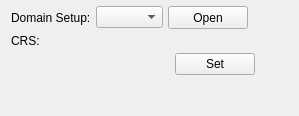
                  <widget class="QWidget" name="page_singleDomain">
                   <layout class="QVBoxLayout" name="verticalLayout_11">
                    <property name="spacing">
                     <number>5</number>
                    </property>
                    <property name="topMargin">
                     <number>6</number>
                    </property>
                    <property name="bottomMargin">
                     <number>1</number>
                    </property>
                    <item>
                     <layout class="QHBoxLayout" name="horizontalLayout_3">
                      <item>
                       <widget class="QLabel" name="label_domainSetup">
                        <property name="text">
                         <string>Domain Setup:</string>
                        </property>
                       </widget>
                      </item>
                      <item>
                       <widget class="QComboBox" name="comboBox_domainFolderSelector">
                        <property name="sizePolicy">
                         <sizepolicy hsizetype="Expanding" vsizetype="Fixed">
                          <horstretch>0</horstretch>
                          <verstretch>0</verstretch>
                         </sizepolicy>
                        </property>
                        <property name="currentIndex">
                         <number>-1</number>
                        </property>
                        <item>
                         <property name="text">
                          <string>&lt;new&gt;</string>
                         </property>
                        </item>
                       </widget>
                      </item>
                      <item>
                       <widget class="QPushButton" name="pushButton_createOrLoadDomainStructure">
                        <property name="minimumSize">
                         <size>
                          <width>23</width>
                          <height>23</height>
                         </size>
                        </property>
                        <property name="maximumSize">
                         <size>
                          <width>16777215</width>
                          <height>16777215</height>
                         </size>
                        </property>
                        <property name="toolTip">
                         <string>Scanning of precipitation files</string>
                        </property>
                        <property name="autoFillBackground">
                         <bool>false</bool>
                        </property>
                        <property name="styleSheet">
                         <string notr="true">    QPushButton {
                            text-align: center;
                        }</string>
                        </property>
                        <property name="text">
                         <string>Open</string>
                        </property>
                       </widget>
                      </item>
                      <item>
                       <spacer name="horizontalSpacer_domainSetup">
                        <property name="orientation">
                         <enum>Qt::Horizontal</enum>
                        </property>
                        <property name="sizeHint" stdset="0">
                         <size>
                          <width>40</width>
                          <height>20</height>
                         </size>
                        </property>
                       </spacer>
                      </item>
                     </layout>
                    </item>
                    <item>
                     <layout class="QHBoxLayout" name="horizontalLayout_crs" stretch="1,6">
                      <property name="topMargin">
                       <number>0</number>
                      </property>
                      <item>
                       <widget class="QLabel" name="label_crs">
                        <property name="sizePolicy">
                         <sizepolicy hsizetype="Expanding" vsizetype="Preferred">
                          <horstretch>0</horstretch>
                          <verstretch>0</verstretch>
                         </sizepolicy>
                        </property>
                        <property name="text">
                         <string>CRS:</string>
                        </property>
                       </widget>
                      </item>
                      <item>
                       <widget class="QgsProjectionSelectionWidget" name="mProjectionSelectionWidget_crs">
                        <property name="sizePolicy">
                         <sizepolicy hsizetype="Expanding" vsizetype="Preferred">
                          <horstretch>0</horstretch>
                          <verstretch>0</verstretch>
                         </sizepolicy>
                        </property>
                        <property name="toolTip">
                         <string>Select the Coordinate Reference System for processing</string>
                        </property>
                       </widget>
                      </item>
                     </layout>
                    </item>
                    <item>
                     <layout class="QHBoxLayout" name="horizontalLayout_setCRS">
                      <property name="topMargin">
                       <number>0</number>
                      </property>
                      <item>
                       <spacer name="horizontalSpacer_setCRS">
                        <property name="orientation">
                         <enum>Qt::Horizontal</enum>
                        </property>
                        <property name="sizeHint" stdset="0">
                         <size>
                          <width>40</width>
                          <height>20</height>
                         </size>
                        </property>
                       </spacer>
                      </item>
                      <item>
                       <widget class="QPushButton" name="pushButton_setCRS">
                        <property name="text">
                         <string>Set</string>
                        </property>
                       </widget>
                      </item>
                      <item>
                       <widget class="QLabel" name="label_setCRSStatus">
                        <property name="minimumSize">
                         <size>
                          <width>28</width>
                          <height>0</height>
                         </size>
                        </property>
                        <property name="maximumSize">
                         <size>
                          <width>28</width>
                          <height>16777215</height>
                         </size>
                        </property>
                        <property name="text">
                         <string/>
                        </property>
                        <property name="alignment">
                         <set>Qt::AlignCenter</set>
                        </property>
                       </widget>
                      </item>
                     </layout>
                    </item>
                    <item>
                     <spacer name="verticalSpacer_pageDomain">
                      <property name="orientation">
                       <enum>Qt::Vertical</enum>
                      </property>
                      <property name="sizeHint" stdset="0">
                       <size>
                        <width>20</width>
                        <height>40</height>
                       </size>
                      </property>
                     </spacer>
                    </item>
                   </layout>
                  </widget>
